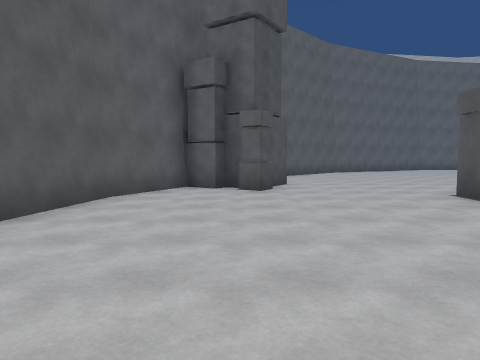
view 1 (above)

24 first-person views from a walk through a Unity game level. The camera is 1.5 m above the floor, tilts 4° down and sees 70° across. The floor is counted in squares, 2 m on a side. Each view is taken from the middle of a square. On the plan, view 1 faces up. The plan holds only what a view shows up to about 11 squares ahead; the rest is blank. The place goes on beyond the plan. The player character is not drawn.

view 2
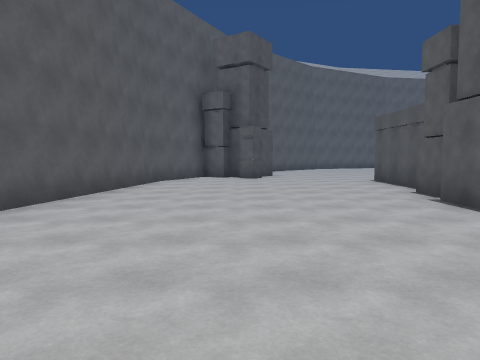

view 3
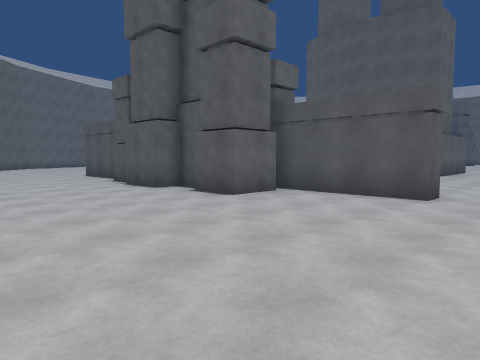

view 4
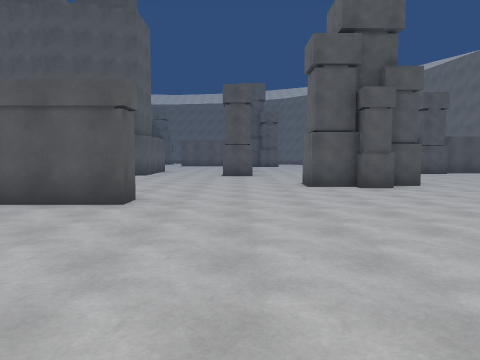

view 5
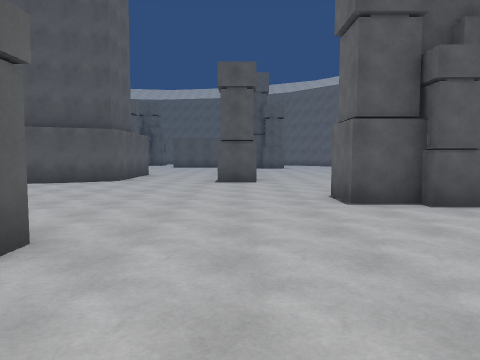

view 6
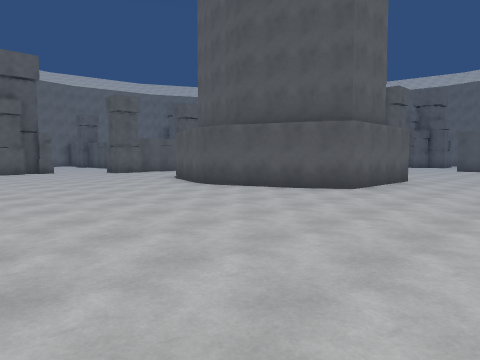

view 7
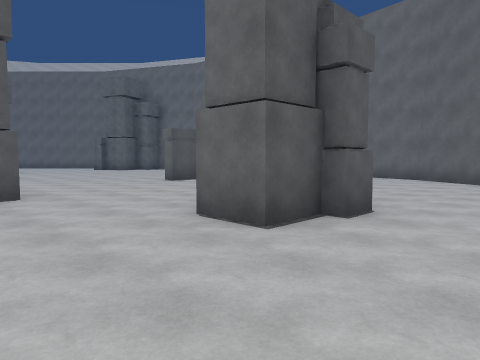

view 8
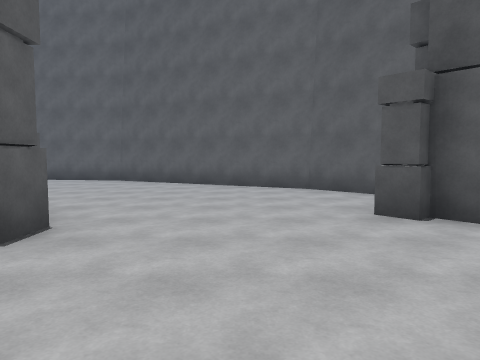

view 9
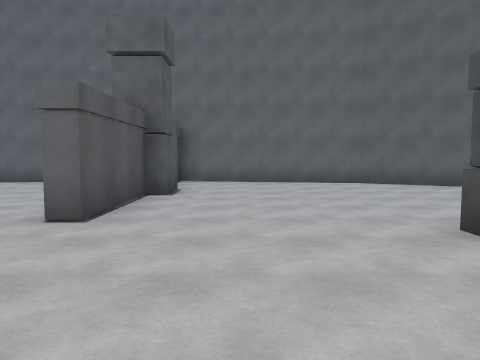

view 10
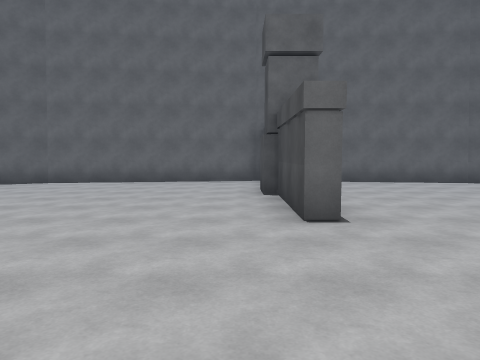

view 11
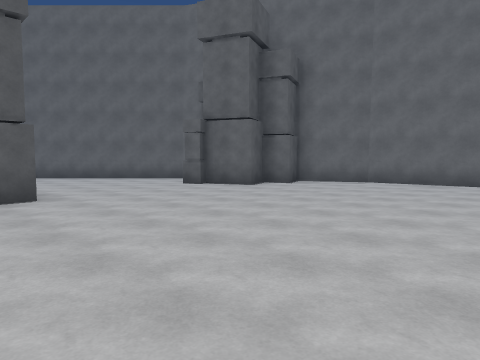

view 12
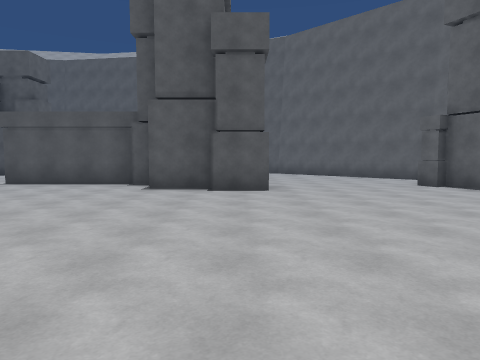

view 13
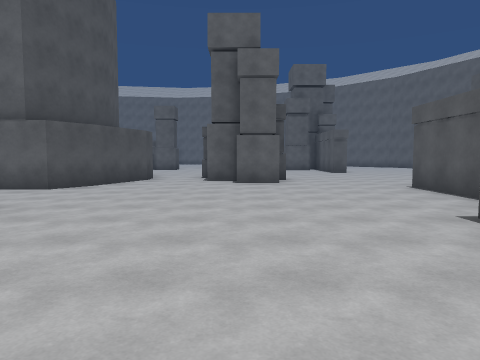

view 14
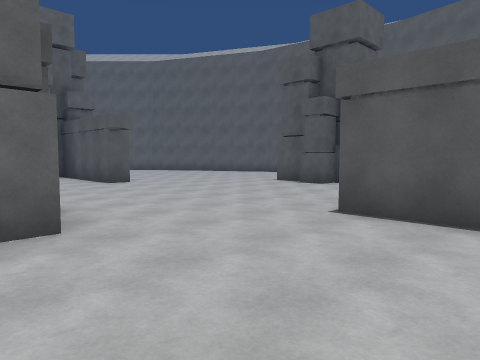

view 15
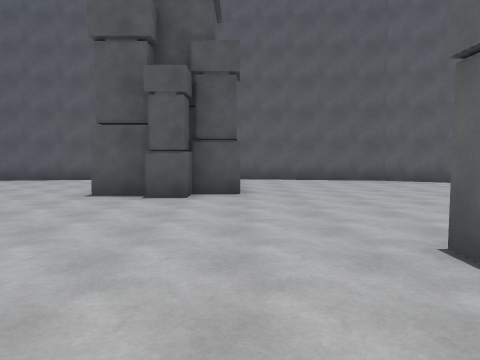

view 16
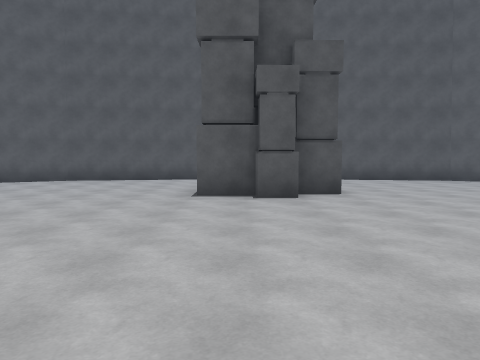

view 17
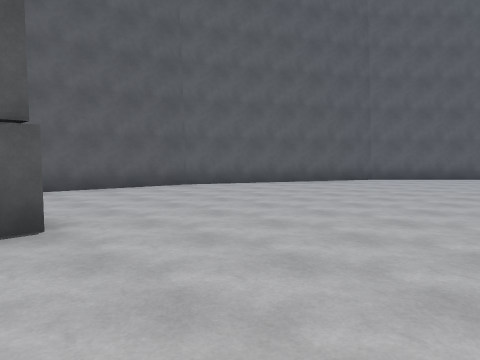

view 18
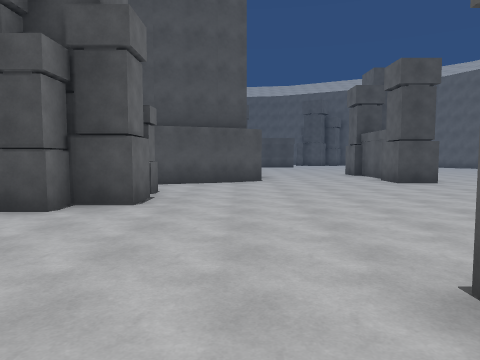

view 19
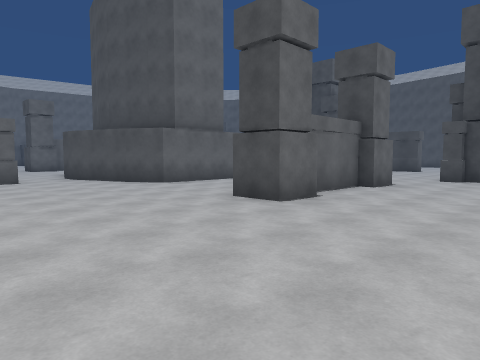

view 20
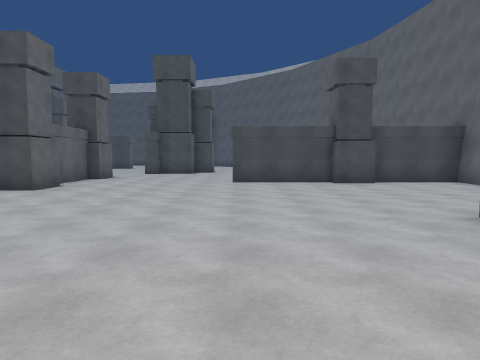

view 21
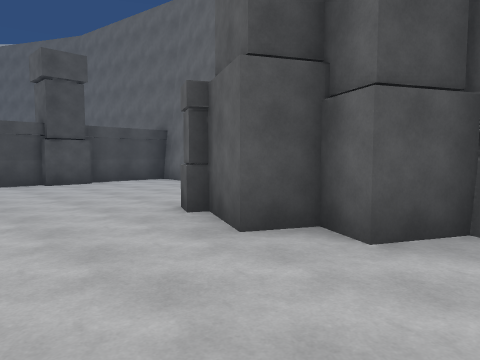

view 22
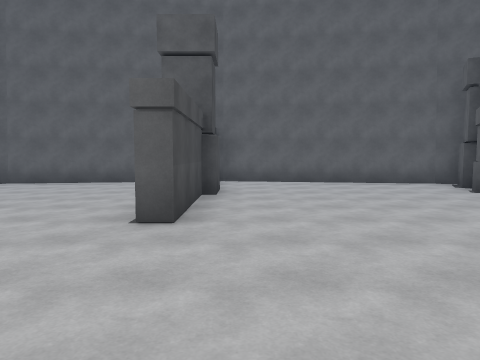

view 23
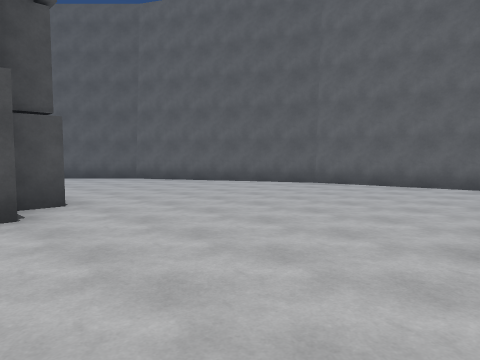

view 24
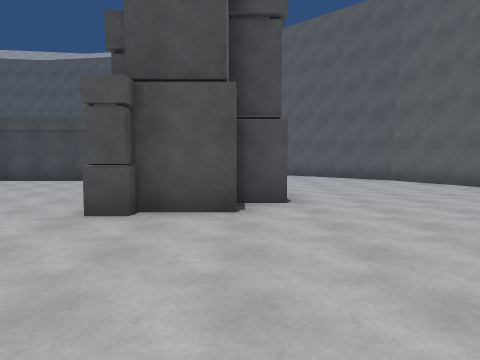

### Floor plan
Points are (right, up) in squares from view 1. A wall is a line through its corners. A room is listed if a view was taken in it or the views show most of it. See-through windows are left out.
Room 1 (views 1, 2, 3, 4, 5, 6, 7, 8, 9, 10, 11, 12, 13, 14, 15, 16, 17, 18, 19, 20, 21, 22, 23, 24)
walls: (17.3, -2.3) (16.7, -3.4) (13.3, -3.4) (12.7, -2.3); (17.3, 2.7) (18.1, 0.5) (18.1, -0.2) (17.3, -2.4); (12.7, -2.4) (11.9, -0.2) (11.9, 0.5) (12.5, 2.1); (14.8, 3.7) (16.7, 3.7) (17.4, 2.6); (25.2, -6.2) (25.2, -2.6); (24.8, -6.8) (24.8, -6.1); (25.8, 4.3) (25.2, 4.3) (25.2, 6.5); (23.9, -8.4) (23.9, -6.9); (13.9, 8.1) (15.9, 8.1); (6, -5.2) (5.3, -5.2) (5.3, -1.8); (14.8, -14.5) (14.8, -11.9) (15.3, -11.9) (15.3, -14.4); (4.1, -0.5) (4.1, 0.1); (10.5, 11) (10.5, 9.5); (3.4, 0.1) (3.4, 1.7); (4.1, 3.9) (4.1, 6.5); (4.7, 6.5) (4.7, 3.7); (23.5, -15.4) (23.2, -14.6) (24.2, -14.1); (28.3, -13.2) (30.7, -10.7) (33.4, -5.4) (34, -1.7); (26.7, -14.7) (27, -14.4); (34, 2.5) (33.4, 6.2) (32.6, 7.8); (15.3, 15.5) (15.3, 12.8) (14.8, 12.8); (15.5, -18.4) (21.3, -17.5) (23.2, -16.6); (3.3, -10.7) (3.6, -11.1); (23.1, 16.2) (22.6, 15.4) (21.6, 15.9); (3.2, -13.6) (4.4, -14.9) (9.6, -17.5) (14.9, -18.3); (21.8, 18.1) (21.3, 18.4) (15.3, 19.3) (15.3, 16.7); (1.2, 9.1) (0.7, 8.3); (13.5, 19) (9.7, 18.4) (4.4, 15.7) (4, 15.2); (-1.3, 8.5) (-2.4, 6.3) (-3.3, 0.6)
objects: other object (-1, 8); other object (0, 8); other object (3, -12); other object (4, -11); other object (4, -2); other object (4, 3); other object (6, -1); other object (8, -10); other object (9, -11); other object (9, -9); other object (9, 9); other object (9, 11); other object (10, 9); other object (11, -11); other object (13, -7); other object (13, 8); other object (15, -15); other object (15, 16); other object (17, 8); other object (20, 1); other object (21, -1) to (22, -1); other object (21, 1); other object (21, 16); other object (22, 0); other object (22, 17); other object (23, -16); other object (24, -9); other object (24, 16) to (24, 17); other object (25, -15); other object (25, -14); other object (29, 0); other object (30, -1) to (31, -1); other object (30, 1)

Where each view was taken, in squares from view 1:
view 1: 0 up, 0 right, facing up
view 2: 4 down, 0 right, facing up
view 3: 7 down, 1 left, facing up-right
view 4: 7 down, 0 right, facing right
view 5: 7 down, 3 right, facing right
view 6: 7 down, 6 right, facing up-right
view 7: 6 down, 6 right, facing down-right
view 8: 7 down, 6 right, facing down
view 9: 8 down, 13 right, facing down
view 10: 8 down, 16 right, facing down
view 11: 8 down, 17 right, facing down-right
view 12: 9 down, 16 right, facing right
view 13: 11 down, 21 right, facing up
view 14: 5 down, 21 right, facing up-right
view 15: 1 down, 23 right, facing right
view 16: 1 up, 23 right, facing right
view 17: 0 up, 26 right, facing down-right
view 18: 3 up, 27 right, facing left
view 19: 12 up, 22 right, facing down-left
view 20: 13 up, 25 right, facing left
view 21: 13 up, 25 right, facing up-left
view 22: 9 up, 16 right, facing up
view 23: 10 up, 15 right, facing up-left
view 24: 11 up, 15 right, facing left
